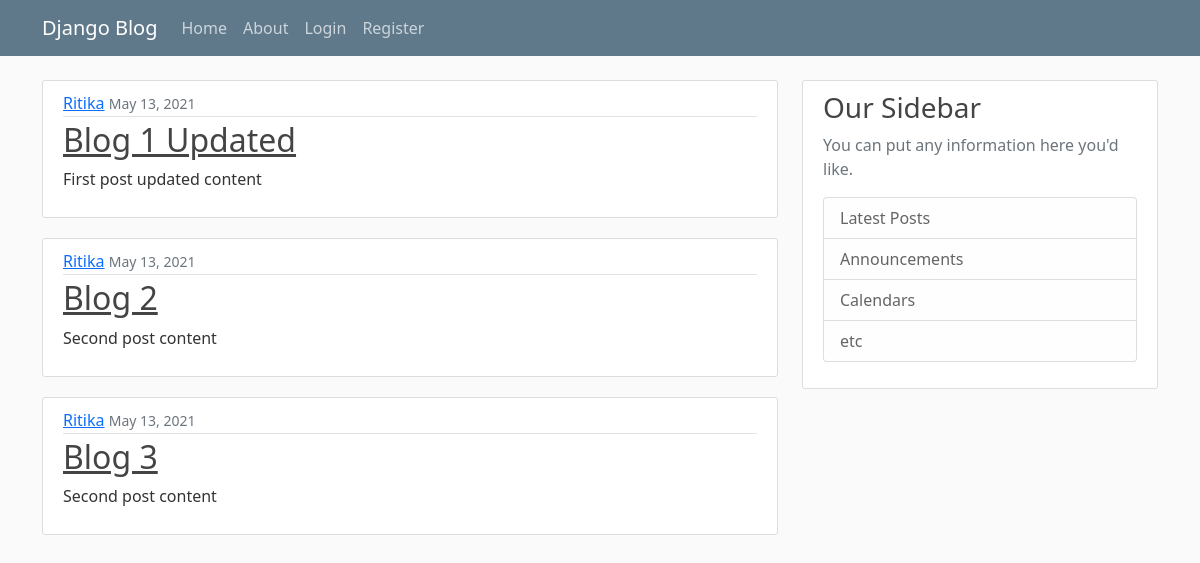
Screenshot of /blog/ with the database file from the repository.
### bl/models.py (models this page shows, shortened)
class Post(models.Model):
	title = models.CharField(max_length=100)
	content=models.TextField()
	date_posted=models.DateTimeField(default=timezone.now)
	author=models.ForeignKey(User, on_delete=models.CASCADE)

### bl/views.py (the view)
# urls.py: path('', views.home, name='blog-home'),
def home(request):
	context={
		'posts': Post.objects.all()
	}
	return render(request,'bl/home.html',context)

### bl/templates/bl/home.html
{% extends "bl/base.html" %}
{% block content %}
	{% for post in posts %}
<article class="media content-section">
  <div class="media-body">
    <div class="article-metadata">
      <a class="mr-2" href="#">{{ post.author }}</a>
      <small class="text-muted">{{ post.date_posted|date:"F d, Y" }}</small>
    </div>
    <h2><a class="article-title" href="#">{{ post.title }}</a></h2>
    <p class="article-content">{{ post.content }}</p>
  </div>
</article>
	{% endfor %}
{% endblock content %}

### bl/templates/bl/base.html (shortened to what this page needs)
{% load static %}
<!DOCTYPE html>
<html>
<head>
    <link href="https://cdn.jsdelivr.net/npm/bootstrap@5.0.0/dist/css/bootstrap.min.css" rel="stylesheet">
    <link rel="stylesheet" type="text/css" href="{% static 'bl/main.css' %}">
</head>
<body>
	<header class="site-header">
  <nav class="navbar navbar-expand-md navbar-dark bg-steel fixed-top">
    <div class="container">
      <a class="navbar-brand mr-4" href="{% url 'blog-home' %}">Django Blog</a>
      <div class="collapse navbar-collapse" id="navbarToggle">
        <div class="navbar-nav mr-auto">
          <a class="nav-item nav-link" href="{% url 'blog-home' %}">Home</a>
          <a class="nav-item nav-link" href="{% url 'blog-about' %}">About</a>
        </div>
        <div class="navbar-nav">
          <a class="nav-item nav-link" href="#">Login</a>
          <a class="nav-item nav-link" href="#">Register</a>
        </div>
      </div>
    </div>
  </nav>
</header>
	<main role="main" class="container">
  <div class="row">
    <div class="col-md-8">
      {% block content %}{% endblock %}
    </div>
    <div class="col-md-4">
      <div class="content-section">
        <h3>Our Sidebar</h3>
        <p class='text-muted'>You can put any information here you'd like.
          <ul class="list-group">
            <li class="list-group-item list-group-item-light">Latest Posts</li>
            <li class="list-group-item list-group-item-light">Announcements</li>
            <li class="list-group-item list-group-item-light">Calendars</li>
            <li class="list-group-item list-group-item-light">etc</li>
          </ul>
        </p>
      </div>
    </div>
  </div>
</main>
</body>
</html>

### bl/static/bl/main.css (style rules this page uses)
body { background: #fafafa; color: #333333; margin-top: 5rem; }
h1, h2, h3, h4, h5, h6 { color: #444444; }
ul { margin: 0; }
.bg-steel { background-color: #5f788a; }
.site-header .navbar-nav .nav-link { color: #cbd5db; }
.content-section { background: #ffffff; padding: 10px 20px; border: 1px solid #dddddd; border-radius: 3px; margin-bottom: 20px; }
.article-title { color: #444444; }
.article-content { white-space: pre-line; }
.article-metadata { padding-bottom: 1px; margin-bottom: 4px; border-bottom: 1px solid #e3e3e3 }

### rows the page displays
Post: author "Ritika", date_posted "May 13, 2021", title "Blog 1 Updated", content "First post updated content"
Post: author "Ritika", date_posted "May 13, 2021", title "Blog 2", content "Second post content"
Post: author "Ritika", date_posted "May 13, 2021", title "Blog 3", content "Second post content"
